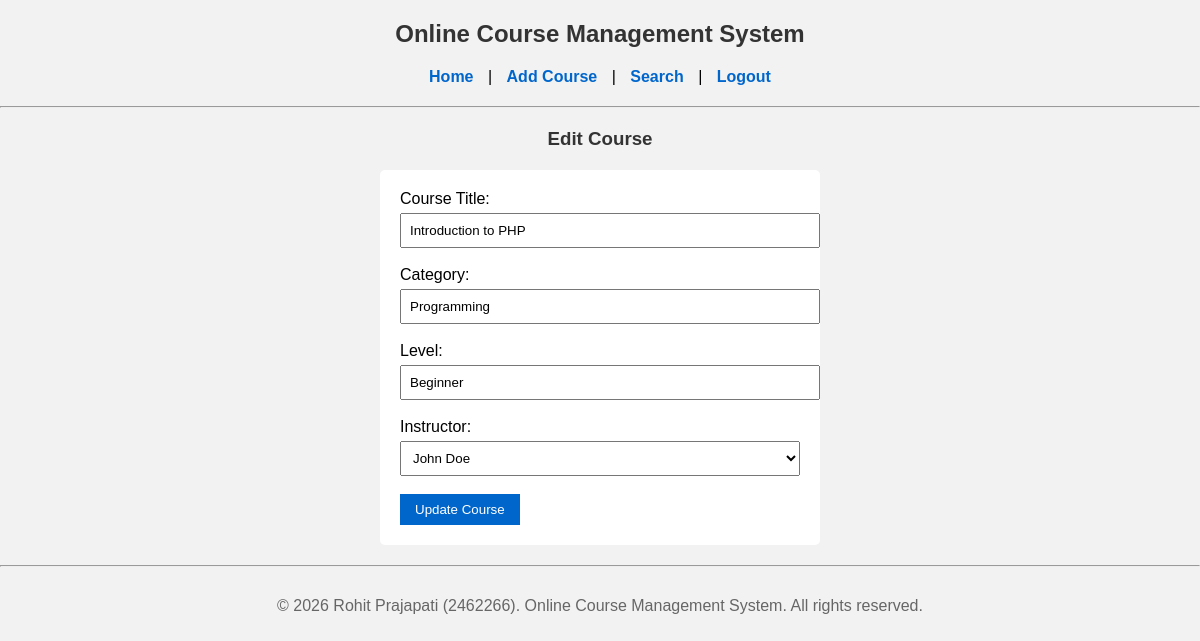
/edit_course.php?id=1 (signed in), run on the app's committed database.
### tables this page shows
CREATE TABLE courses (
    id INT AUTO_INCREMENT PRIMARY KEY,
    title VARCHAR(100) NOT NULL,
    category VARCHAR(50) NOT NULL,
    level VARCHAR(50) NOT NULL,
    instructor_id INT,
    FOREIGN KEY (instructor_id) REFERENCES instructors(id)
        ON DELETE SET NULL
        ON UPDATE CASCADE
);

CREATE TABLE instructors (
    id INT AUTO_INCREMENT PRIMARY KEY,
    name VARCHAR(100) NOT NULL
);

### includes/functions.php (called while the page is built, shortened)
<?php
function escape($value) {
    return htmlspecialchars($value, ENT_QUOTES, 'UTF-8');
}

### public/edit_course.php (the view, shortened to what this page needs)
<?php
include "../includes/header.php";
$id = $_GET['id'];
$stmt = $pdo->prepare("SELECT * FROM courses WHERE id = ?");
$stmt->execute([$id]);
$course = $stmt->fetch();
$instructors = $pdo->query("SELECT * FROM instructors")->fetchAll();
?>
<h3>Edit Course</h3>
<form method="post">
    <label>Course Title:</label><br>
    <input type="text" name="title" value="<?= escape($course['title']) ?>" required><br><br>
    <label>Category:</label><br>
    <input type="text" name="category" value="<?= escape($course['category']) ?>" required><br><br>
    <label>Level:</label><br>
    <input type="text" name="level" value="<?= escape($course['level']) ?>" required><br><br>
    <label>Instructor:</label><br>
    <select name="instructor_id">
        <?php foreach ($instructors as $inst): ?>
            <option value="<?= $inst['id'] ?>"
                <?= $inst['id'] == $course['instructor_id'] ? "selected" : "" ?>>
                <?= escape($inst['name']) ?>
            </option>
        <?php endforeach; ?>
    </select><br><br>
    <button type="submit">Update Course</button>
</form>
<?php include "../includes/footer.php"; ?>

### assets/css/style.css (style rules this page uses)
body { font-family: Arial, Helvetica, sans-serif; background-color: #f2f2f2; margin: 0; padding: 0; }
h2, h3 { text-align: center; color: #333; }
form { background: #fff; width: 400px; margin: 20px auto; padding: 20px; border-radius: 5px; }
input[type="text"], input[type="password"], select { width: 100%; padding: 8px; margin-top: 5px; }
button { padding: 8px 15px; background-color: #0066cc; border: none; color: white; cursor: pointer; }

### data on the page
courses: title "Introduction to PHP", category "Programming", level "Beginner", instructor_id "John Doe"
